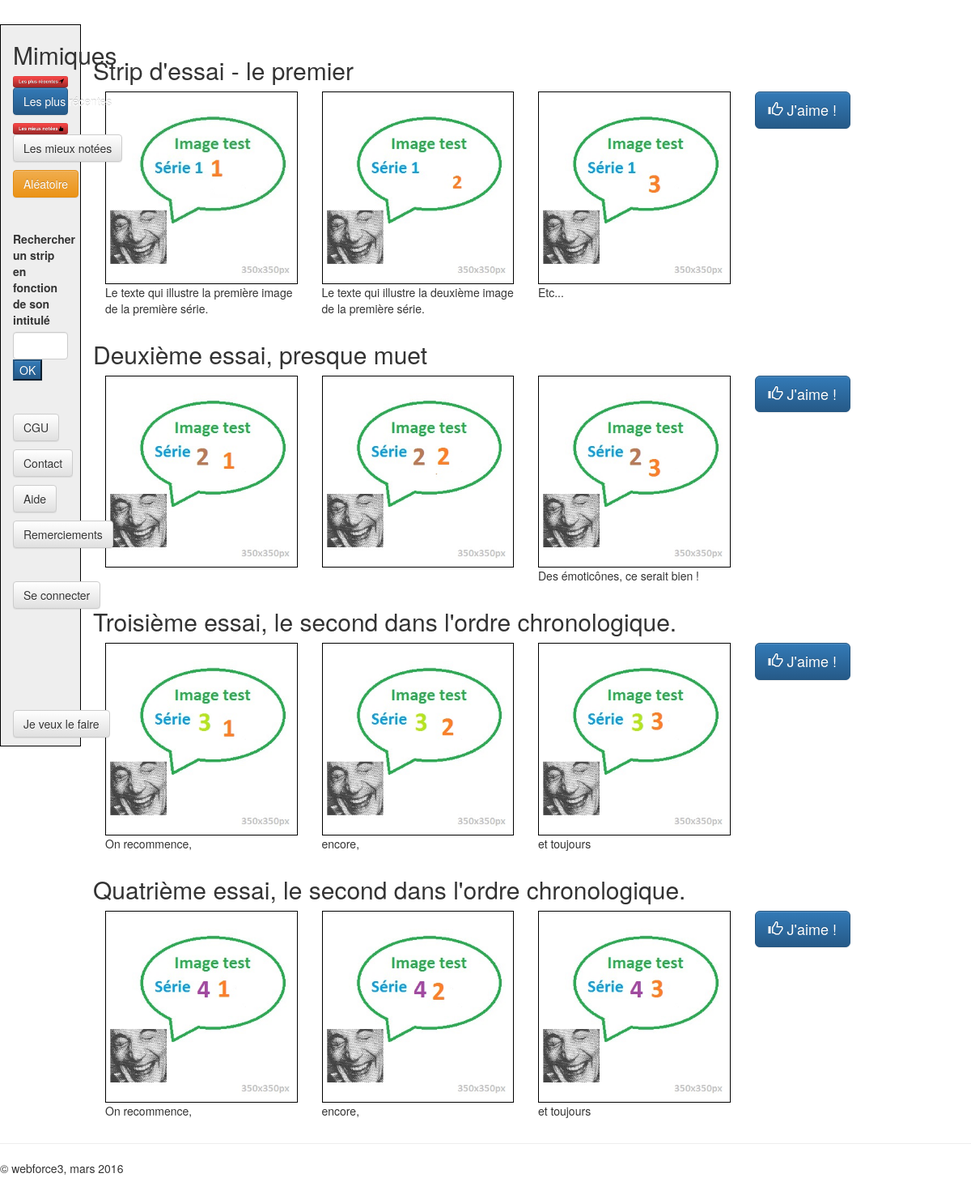
The page / on the database its author committed.
### tables this page shows
CREATE TABLE IF NOT EXISTS `strips` (
  `idstrips` int(11) NOT NULL,
  `titre` varchar(255) NOT NULL,
  `image1` varchar(255) DEFAULT NULL,
  `image2` varchar(255) DEFAULT NULL,
  `image3` varchar(255) DEFAULT NULL,
  `texte1` varchar(255) DEFAULT NULL,
  `texte2` varchar(255) DEFAULT NULL,
  `texte3` varchar(255) DEFAULT NULL,
  `date_creation` varchar(45) DEFAULT NULL,
  `nbre_like` int(11) DEFAULT NULL
);

### index.php (the view, shortened to what this page needs)
<?php
include(__DIR__.'/config/connect.php');
if(isset($_GET['stripName'])) {
  $stripName = $_GET['stripName'];
  $query = $pdo->prepare('SELECT * FROM strips WHERE titre LIKE ?');
  $query->bindValue(1, '%'.$stripName.'%', PDO::PARAM_STR);
  $query->execute();
  $allStrips = $query->fetchAll();
}
else {
  $query = $pdo->prepare('SELECT * FROM strips');
  $query->execute();
  $allStrips = $query->fetchAll();
}
?>
<!doctype html>
 <html class="no-js" lang="">
    <head>
        <link rel="stylesheet" href="css/bootstrap.min.css">
        <link rel="stylesheet" href="css/bootstrap-theme.min.css">
        <link rel="stylesheet" href="css/main.css">
    </head>
    <body>
        <div class="col-md-1 navigation navbar-fixed-top">
          <h2>Mimiques</h2>
          <img src="img/button_lpr.png" class="img-responsive" alt="bouton tri les plus récents">
          <p><a class="btn btn-primary img-responsive" href="#" role="button">Les plus récentes</a></p>
          <img src="img/button_lmn.png" class="img-responsive" alt="bouton tri les plus récents">
          <p><a class="btn btn-default" href="#" role="button">Les mieux notées</a></p>
          <p><a class="btn btn-warning" href="#" role="button">Aléatoire</a></p>
          <hr>
            <form id="search-form" method="GET" action="<?php echo $_SERVER['PHP_SELF']; ?>">
              <div class="form-group">
                <label for="stripName">Rechercher un strip en fonction de son intitulé</label>
                <input type="text" class="form-control" id="stripName" name="stripName" />
                <button type="submit" class="btn-primary" name="action" value="search">OK</button>
              </div>
            </form>
            <hr />
          <p><a class="btn btn-default" href="#" role="button">CGU</a></p>
          <p><a class="btn btn-default" href="mailto:todo@todo.com" role="button">Contact</a></p>
          <p><a class="btn btn-default" href="mailto:todo@todo.com" role="button">Aide</a></p>
          <p><a class="btn btn-default" href="mailto:todo@todo.com" role="button">Remerciements</a></p>
          <hr>
          <p><a class="btn btn-default" href="envoyer.php" role="button">Se connecter</a></p>
          <hr><hr><hr><hr><hr>
          <p><a class="btn btn-default" href="envoyer.php" role="button">Je veux le faire</a></p>
        </div>
    <div class="container-fluid">
      <div class="row">
    <?php if(!empty($allStrips)): ?>
      <?php foreach ($allStrips as $keyStrip => $strip): ?>
        <div class="col-md-1"></div>
        <div class="col-md-11">
          <h2> <?php echo $strip['titre']; ?> </h2>
          <div class="col-md-3">
            <img src=" <?php echo $strip['image1']; ?>" class="mimic img-responsive" alt="une mimique">
            <p> <?php echo $strip['texte1']; ?> </p>
          </div>
          <div class="col-md-3">
            <img src=" <?php echo $strip['image2']; ?>" class="mimic img-responsive" alt="une mimique">
            <p> <?php echo $strip['texte2']; ?> </p>
          </div>
          <div class="col-md-3">
            <img src=" <?php echo $strip['image3']; ?>" class="mimic img-responsive" alt="une mimique">
            <p> <?php echo $strip['texte3']; ?> </p>
          </div>
          <div class="col-md-2">
            <button type="button" class="btn btn-primary btn-lg">
              <span class="glyphicon glyphicon-thumbs-up" aria-hidden="true"></span> J'aime !
            </button>
          </div>
        </div>
      <?php endforeach;
      else: ?>
        <div class="col-md-3">
          <h2>Désolé : aucun strip ne correspond à cette recherche ...</h5>
        </div>
      <?php endif; ?>
        </div>
      </div>
      <footer>
        <hr>
        <p>&copy; webforce3, mars 2016</p>
      </footer>
    </body>
</html>

### css/main.css (style rules this page uses)
.mimic { border: 1px solid #000; display: block; margin-left: auto; margin-right: auto }
.navigation { border: 1px solid #000; display: block; margin-top: auto; background-position: 10px 10px; margin-top: 30px; background-color: #eee; }

### index.php (style rules this page uses)
body { padding-top: 50px; padding-bottom: 20px; }

### rows shown on the page
strips: titre "Strip d'essai - le premier", image1 (picture), texte1 "Le texte qui illustre la première image de la première série.", image2 (picture), texte2 "Le texte qui illustre la deuxième image de la première série.", image3 (picture), texte3 "Etc..."
strips: titre "Deuxième essai, presque muet", image1 (picture), image2 (picture), image3 (picture), texte3 "Des émoticônes, ce serait bien !"
strips: titre "Troisième essai, le second dans l'ordre chronologique.", image1 (picture), texte1 "On recommence,", image2 (picture), texte2 "encore,", image3 (picture), texte3 "et toujours"
strips: titre "Quatrième essai, le second dans l'ordre chronologique.", image1 (picture), texte1 "On recommence,", image2 (picture), texte2 "encore,", image3 (picture), texte3 "et toujours"
